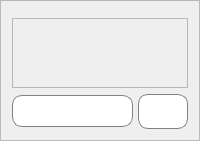
     <widget class="QFrame" name="frame_talk">
      <property name="sizePolicy">
       <sizepolicy hsizetype="Preferred" vsizetype="Preferred">
        <horstretch>0</horstretch>
        <verstretch>0</verstretch>
       </sizepolicy>
      </property>
      <property name="minimumSize">
       <size>
        <width>200</width>
        <height>0</height>
       </size>
      </property>
      <property name="maximumSize">
       <size>
        <width>400</width>
        <height>16777215</height>
       </size>
      </property>
      <property name="frameShape">
       <enum>QFrame::StyledPanel</enum>
      </property>
      <property name="frameShadow">
       <enum>QFrame::Raised</enum>
      </property>
      <layout class="QVBoxLayout" name="verticalLayout_9">
       <item>
        <widget class="QWidget" name="widget_6" native="true">
         <widget class="QWidget" name="layoutWidget_3">
          <property name="geometry">
           <rect>
            <x>0</x>
            <y>0</y>
            <width>371</width>
            <height>52</height>
           </rect>
          </property>
          <layout class="QHBoxLayout" name="horizontalLayout_7">
           <item>
            <widget class="QWidget" name="widget_7" native="true">
             <property name="sizePolicy">
              <sizepolicy hsizetype="Minimum" vsizetype="Preferred">
               <horstretch>0</horstretch>
               <verstretch>0</verstretch>
              </sizepolicy>
             </property>
             <property name="minimumSize">
              <size>
               <width>50</width>
               <height>50</height>
              </size>
             </property>
             <property name="styleSheet">
              <string notr="true">border : 1px solid gray;
border-radius:10px;
padding:5px;
background-color:white;</string>
             </property>
             <widget class="QLabel" name="lb_personal">
              <property name="geometry">
               <rect>
                <x>0</x>
                <y>0</y>
                <width>50</width>
                <height>51</height>
               </rect>
              </property>
              <property name="text">
               <string/>
              </property>
              <property name="pixmap">
               <pixmap>../../../../../../../../.designer/IMG/user (2).png</pixmap>
              </property>
              <property name="scaledContents">
               <bool>true</bool>
              </property>
              <property name="alignment">
               <set>Qt::AlignCenter</set>
              </property>
             </widget>
            </widget>
           </item>
           <item>
            <widget class="QWidget" name="widget_8" native="true">
             <property name="sizePolicy">
              <sizepolicy hsizetype="Minimum" vsizetype="Preferred">
               <horstretch>0</horstretch>
               <verstretch>0</verstretch>
              </sizepolicy>
             </property>
             <property name="minimumSize">
              <size>
               <width>50</width>
               <height>50</height>
              </size>
             </property>
             <property name="styleSheet">
              <string notr="true">border : 1px solid gray;
border-radius:10px;
padding:5px;
background-color:white;</string>
             </property>
             <widget class="QLabel" name="lb_team">
              <property name="geometry">
               <rect>
                <x>0</x>
                <y>0</y>
                <width>50</width>
                <height>51</height>
               </rect>
              </property>
              <property name="text">
               <string/>
              </property>
              <property name="pixmap">
               <pixmap>../../../../../../../../.designer/IMG/multiple-users-silhouette.png</pixmap>
              </property>
              <property name="scaledContents">
               <bool>true</bool>
              </property>
              <property name="alignment">
               <set>Qt::AlignCenter</set>
              </property>
             </widget>
            </widget>
           </item>
           <item>
            <spacer name="horizontalSpacer_5">
             <property name="orientation">
              <enum>Qt::Horizontal</enum>
             </property>
             <property name="sizeHint" stdset="0">
              <size>
               <width>274</width>
               <height>48</height>
              </size>
             </property>
            </spacer>
           </item>
          </layout>
         </widget>
        </widget>
       </item>
       <item>
        <widget class="QScrollArea" name="talk_scrollarea">
         <property name="maximumSize">
          <size>
           <width>400</width>
           <height>580</height>
          </size>
         </property>
         <property name="verticalScrollBarPolicy">
          <enum>Qt::ScrollBarAlwaysOff</enum>
         </property>
         <property name="horizontalScrollBarPolicy">
          <enum>Qt::ScrollBarAlwaysOff</enum>
         </property>
         <property name="widgetResizable">
          <bool>true</bool>
         </property>
         <widget class="QWidget" name="scrollAreaWidgetContents">
          <property name="geometry">
           <rect>
            <x>0</x>
            <y>0</y>
            <width>378</width>
            <height>578</height>
           </rect>
          </property>
          <layout class="QVBoxLayout" name="verticalLayout_3">
           <item>
            <spacer name="verticalSpacer_2">
             <property name="orientation">
              <enum>Qt::Vertical</enum>
             </property>
             <property name="sizeHint" stdset="0">
              <size>
               <width>20</width>
               <height>40</height>
              </size>
             </property>
            </spacer>
           </item>
          </layout>
         </widget>
        </widget>
       </item>
       <item>
        <layout class="QHBoxLayout" name="horizontalLayout_6">
         <property name="spacing">
          <number>5</number>
         </property>
         <item>
          <widget class="QLineEdit" name="ldt_send">
           <property name="minimumSize">
            <size>
             <width>0</width>
             <height>32</height>
            </size>
           </property>
           <property name="styleSheet">
            <string notr="true">border : 1px solid gray;
border-radius:10px;
padding:5px;</string>
           </property>
          </widget>
         </item>
         <item>
          <widget class="QPushButton" name="btn_send">
           <property name="minimumSize">
            <size>
             <width>50</width>
             <height>35</height>
            </size>
           </property>
           <property name="styleSheet">
            <string notr="true">border : 1px solid gray;
border-radius:10px;
padding:5px;
background-color:white;</string>
           </property>
           <property name="text">
            <string/>
           </property>
           <property name="icon">
            <iconset>
             <normaloff>../../../../../../../../../.designer/IMG/paper-plane.png</normaloff>../../../../../../../../../.designer/IMG/paper-plane.png</iconset>
           </property>
           <property name="iconSize">
            <size>
             <width>30</width>
             <height>25</height>
            </size>
           </property>
          </widget>
         </item>
        </layout>
       </item>
      </layout>
     </widget>
